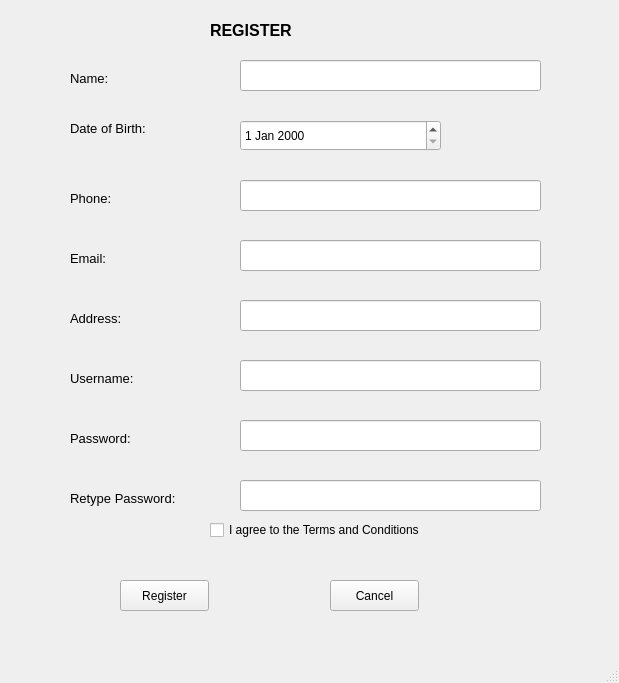
<?xml version="1.0" encoding="UTF-8"?>
<ui version="4.0">
 <class>MainWindow</class>
 <widget class="QMainWindow" name="MainWindow">
  <property name="geometry">
   <rect>
    <x>0</x>
    <y>0</y>
    <width>619</width>
    <height>683</height>
   </rect>
  </property>
  <property name="windowTitle">
   <string>MainWindow</string>
  </property>
  <widget class="QWidget" name="centralwidget">
   <widget class="QLabel" name="label_4">
    <property name="geometry">
     <rect>
      <x>210</x>
      <y>10</y>
      <width>111</width>
      <height>41</height>
     </rect>
    </property>
    <property name="font">
     <font>
      <pointsize>12</pointsize>
      <weight>75</weight>
      <bold>true</bold>
     </font>
    </property>
    <property name="text">
     <string>REGISTER</string>
    </property>
   </widget>
   <widget class="QLabel" name="label_5">
    <property name="geometry">
     <rect>
      <x>70</x>
      <y>70</y>
      <width>101</width>
      <height>16</height>
     </rect>
    </property>
    <property name="font">
     <font>
      <pointsize>10</pointsize>
     </font>
    </property>
    <property name="text">
     <string>Name:</string>
    </property>
   </widget>
   <widget class="QLabel" name="label_6">
    <property name="geometry">
     <rect>
      <x>70</x>
      <y>120</y>
      <width>101</width>
      <height>16</height>
     </rect>
    </property>
    <property name="font">
     <font>
      <pointsize>10</pointsize>
     </font>
    </property>
    <property name="text">
     <string>Date of Birth:</string>
    </property>
   </widget>
   <widget class="QLabel" name="label_7">
    <property name="geometry">
     <rect>
      <x>70</x>
      <y>190</y>
      <width>101</width>
      <height>16</height>
     </rect>
    </property>
    <property name="font">
     <font>
      <pointsize>10</pointsize>
     </font>
    </property>
    <property name="text">
     <string>Phone:</string>
    </property>
   </widget>
   <widget class="QLabel" name="label_8">
    <property name="geometry">
     <rect>
      <x>70</x>
      <y>250</y>
      <width>101</width>
      <height>16</height>
     </rect>
    </property>
    <property name="font">
     <font>
      <pointsize>10</pointsize>
     </font>
    </property>
    <property name="text">
     <string>Email:</string>
    </property>
   </widget>
   <widget class="QLabel" name="label_9">
    <property name="geometry">
     <rect>
      <x>70</x>
      <y>370</y>
      <width>101</width>
      <height>16</height>
     </rect>
    </property>
    <property name="font">
     <font>
      <pointsize>10</pointsize>
     </font>
    </property>
    <property name="text">
     <string>Username:</string>
    </property>
   </widget>
   <widget class="QLabel" name="label_10">
    <property name="geometry">
     <rect>
      <x>70</x>
      <y>430</y>
      <width>101</width>
      <height>16</height>
     </rect>
    </property>
    <property name="font">
     <font>
      <pointsize>10</pointsize>
     </font>
    </property>
    <property name="text">
     <string>Password:</string>
    </property>
   </widget>
   <widget class="QLineEdit" name="txt_name">
    <property name="geometry">
     <rect>
      <x>240</x>
      <y>60</y>
      <width>301</width>
      <height>31</height>
     </rect>
    </property>
   </widget>
   <widget class="QLineEdit" name="txt_phone">
    <property name="geometry">
     <rect>
      <x>240</x>
      <y>180</y>
      <width>301</width>
      <height>31</height>
     </rect>
    </property>
   </widget>
   <widget class="QLineEdit" name="txt_email">
    <property name="geometry">
     <rect>
      <x>240</x>
      <y>240</y>
      <width>301</width>
      <height>31</height>
     </rect>
    </property>
   </widget>
   <widget class="QLineEdit" name="tx_username">
    <property name="geometry">
     <rect>
      <x>240</x>
      <y>360</y>
      <width>301</width>
      <height>31</height>
     </rect>
    </property>
   </widget>
   <widget class="QLineEdit" name="txt_password">
    <property name="geometry">
     <rect>
      <x>240</x>
      <y>420</y>
      <width>301</width>
      <height>31</height>
     </rect>
    </property>
   </widget>
   <widget class="QDateEdit" name="date">
    <property name="geometry">
     <rect>
      <x>240</x>
      <y>120</y>
      <width>201</width>
      <height>31</height>
     </rect>
    </property>
   </widget>
   <widget class="QPushButton" name="btn_ok">
    <property name="geometry">
     <rect>
      <x>120</x>
      <y>580</y>
      <width>89</width>
      <height>31</height>
     </rect>
    </property>
    <property name="text">
     <string>Register</string>
    </property>
   </widget>
   <widget class="QPushButton" name="btn_canncel">
    <property name="geometry">
     <rect>
      <x>330</x>
      <y>580</y>
      <width>89</width>
      <height>31</height>
     </rect>
    </property>
    <property name="text">
     <string>Cancel</string>
    </property>
   </widget>
   <widget class="QCheckBox" name="check_box_agree">
    <property name="geometry">
     <rect>
      <x>210</x>
      <y>520</y>
      <width>251</width>
      <height>20</height>
     </rect>
    </property>
    <property name="text">
     <string>I agree to the Terms and Conditions</string>
    </property>
   </widget>
   <widget class="QLineEdit" name="txt_email_2">
    <property name="geometry">
     <rect>
      <x>240</x>
      <y>300</y>
      <width>301</width>
      <height>31</height>
     </rect>
    </property>
    <property name="text">
     <string/>
    </property>
   </widget>
   <widget class="QLabel" name="label_11">
    <property name="geometry">
     <rect>
      <x>70</x>
      <y>310</y>
      <width>101</width>
      <height>16</height>
     </rect>
    </property>
    <property name="font">
     <font>
      <pointsize>10</pointsize>
     </font>
    </property>
    <property name="text">
     <string>Address:</string>
    </property>
   </widget>
   <widget class="QLabel" name="label_12">
    <property name="geometry">
     <rect>
      <x>70</x>
      <y>490</y>
      <width>131</width>
      <height>16</height>
     </rect>
    </property>
    <property name="font">
     <font>
      <pointsize>10</pointsize>
     </font>
    </property>
    <property name="text">
     <string>Retype Password:</string>
    </property>
   </widget>
   <widget class="QLineEdit" name="txt_password_2">
    <property name="geometry">
     <rect>
      <x>240</x>
      <y>480</y>
      <width>301</width>
      <height>31</height>
     </rect>
    </property>
   </widget>
  </widget>
  <widget class="QMenuBar" name="menubar">
   <property name="geometry">
    <rect>
     <x>0</x>
     <y>0</y>
     <width>619</width>
     <height>25</height>
    </rect>
   </property>
  </widget>
  <widget class="QStatusBar" name="statusbar"/>
 </widget>
 <resources/>
 <connections/>
</ui>
